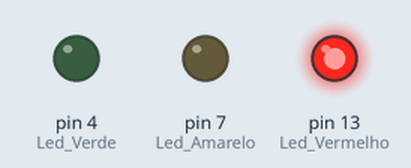
Bench run of a sketch on a simulated Arduino Uno, built with avr-gcc and run on an emulated ATmega328P. On the bench: output pins drawn as LEDs (lit = HIGH).

Above: at 0.5 s.
At 1.5 s:
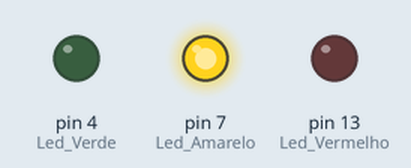
At 5.5 s:
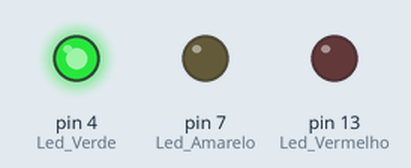
Timing chart, 0 to 6.9 s (numbered marks = the images above):
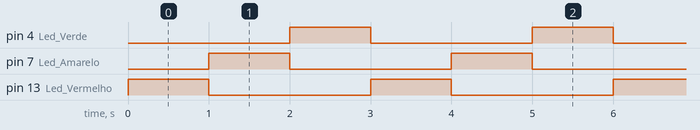

Measured:
- by itself, pin 4 (Led_Verde), pin 7 (Led_Amarelo), pin 13 (Led_Vermelho): alternates HIGH for 1.0 s and LOW for 2.0 s
- by itself, everything shown: repeats every 3.0 s, in 3 steps

The sketch:

ledpiscando.ino
```cpp
// C++ code
//
void setup()
{
  pinMode(13, OUTPUT); // Led Vermelho
  pinMode(7, OUTPUT); // Led Amarelo
  pinMode(4, OUTPUT); // Led Verde
}

void loop()
{
  digitalWrite(13, HIGH);
  digitalWrite(7, LOW);
  digitalWrite(4, LOW);
  delay(1000); // Wait for 1000 millisecond(s)
  digitalWrite(7, HIGH);
  digitalWrite(13, LOW);
  digitalWrite(4, LOW);
  delay(1000); // Wait for 1000 millisecond(s)
  digitalWrite(4, HIGH);
  digitalWrite(7, LOW);
  digitalWrite(13, LOW);
  delay(1000); // Wait for 1000 millisecond(s)
}
```
